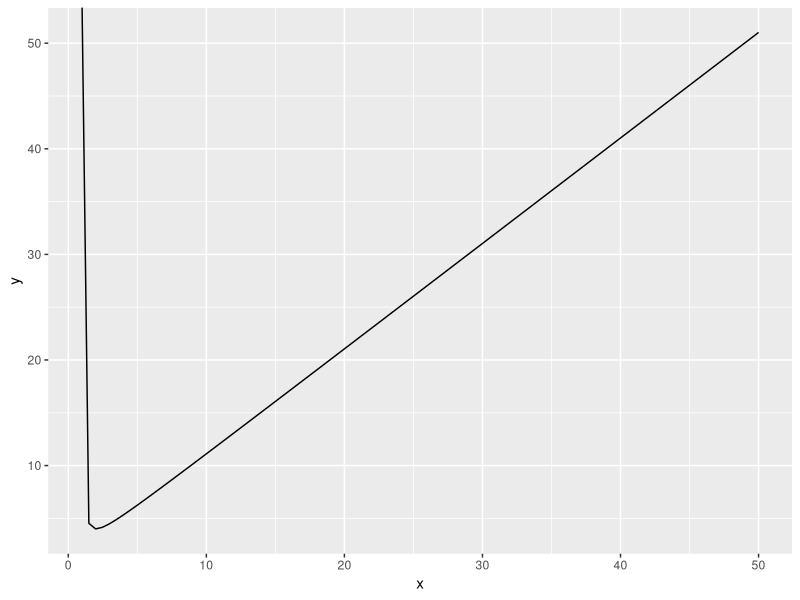
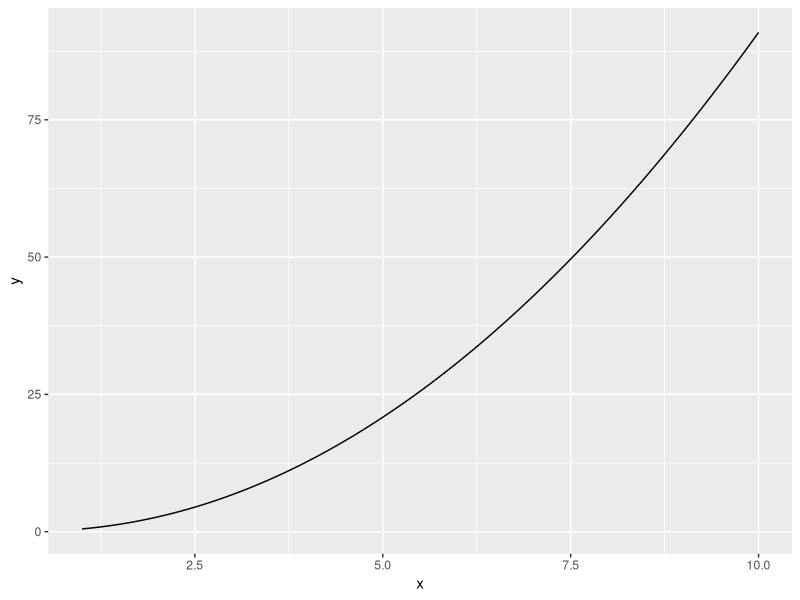
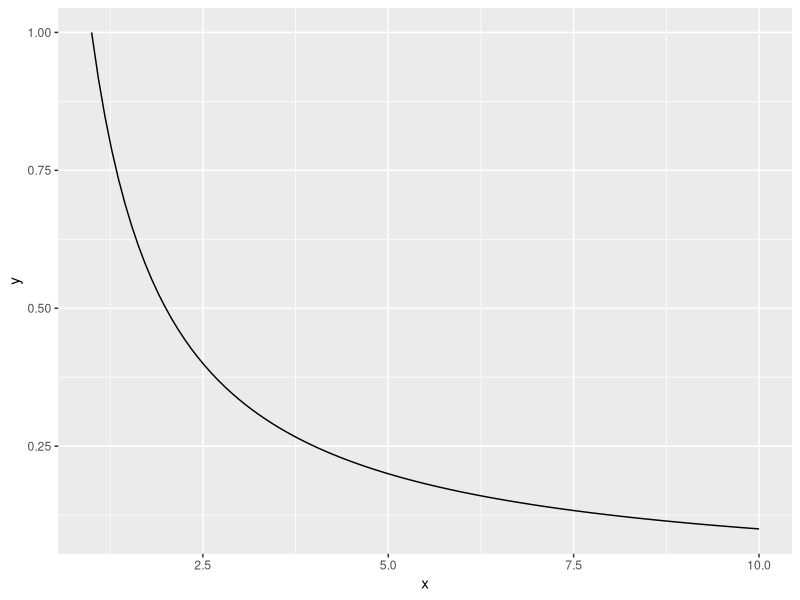

The R source for these figures, in order:
library(ggplot2)
x <- 1:50
df <- data.frame(x)
ggplot(df, aes(x))+stat_function(fun = function(x) x^2/(x-1))

library(ggplot2)
x <- 1:10
df <- data.frame(x)
ggplot(df, aes(x))+stat_function(fun = function(x) x^3/(x+1))

library(ggplot2)
x <- 1:10
df <- data.frame(x)
ggplot(df, aes(x))+stat_function(fun = function(x) x^2/(x^3))
